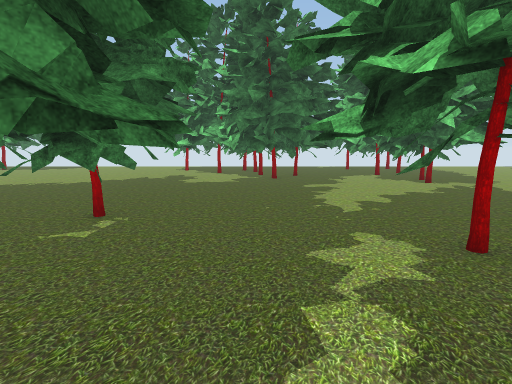
view 1 (above)

24 first-person views from a walk through a 3-D level made in the Unity game engine. The camera is 1.2 m above the floor, tilts 8° down and sees 80° across. Doors are open. The floor is counted in squares, 1 m on a side. Each view is taken from the middle of a square. On the plan, view 1 faces up. The plan holds only what a view shows up to about 13 squares ahead; the rest is blank. The place goes on beyond the plan. The player is left out. Some surface patterns are stand-ins.

view 2
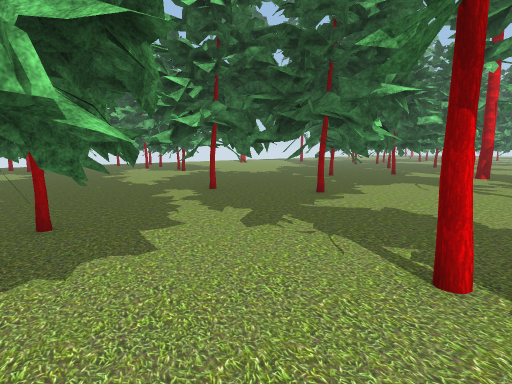

view 3
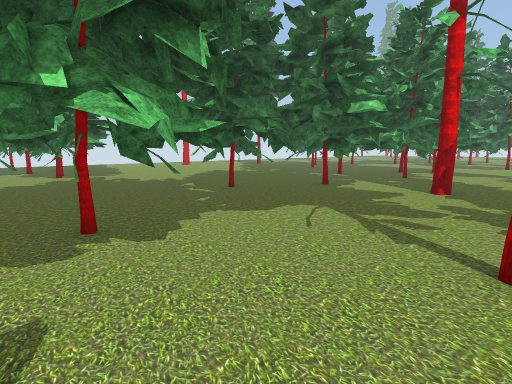

view 4
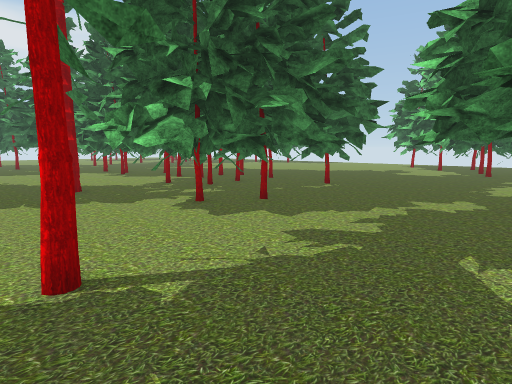

view 5
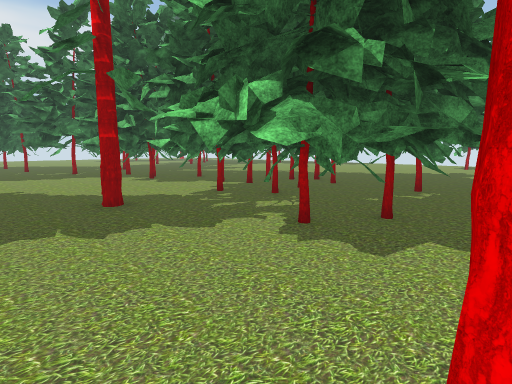

view 6
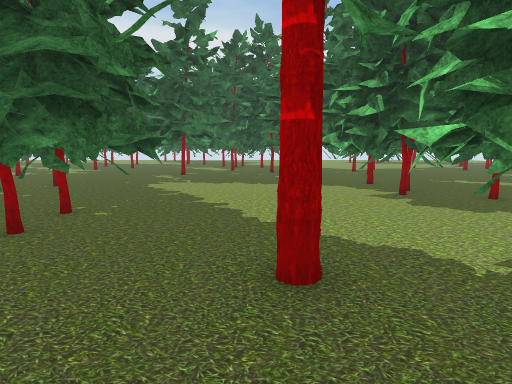

view 7
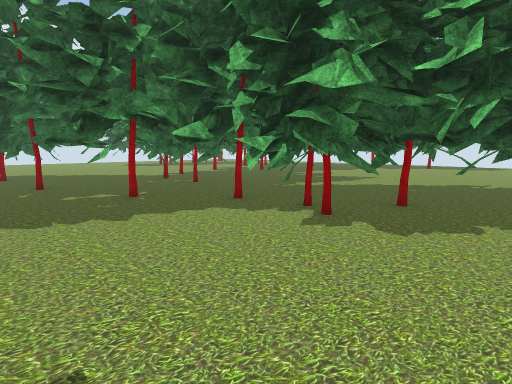

view 8
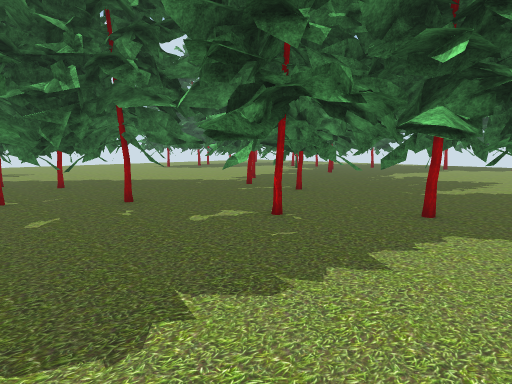

view 9
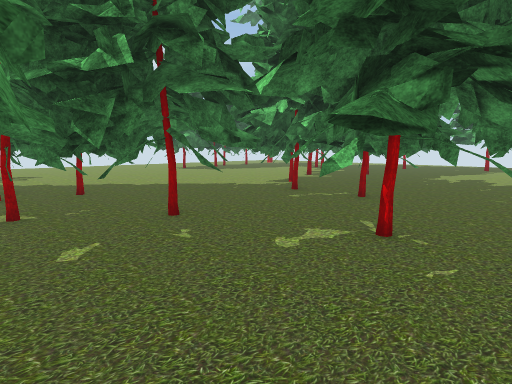

view 10
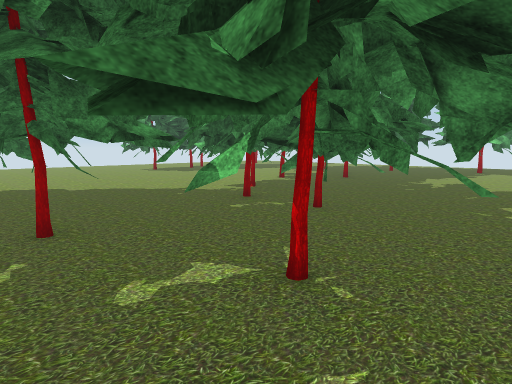

view 11
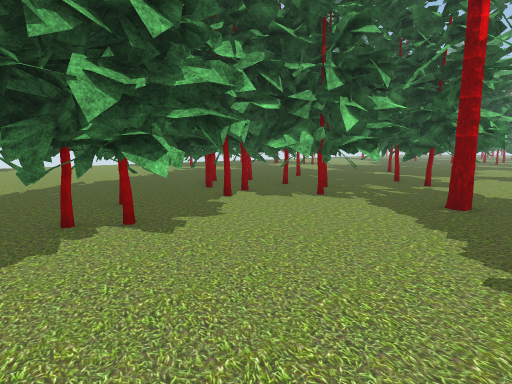

view 12
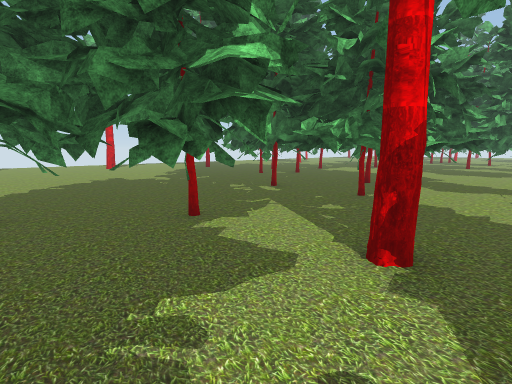

view 13
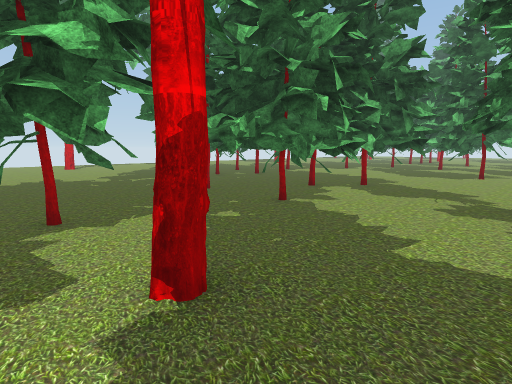

view 14
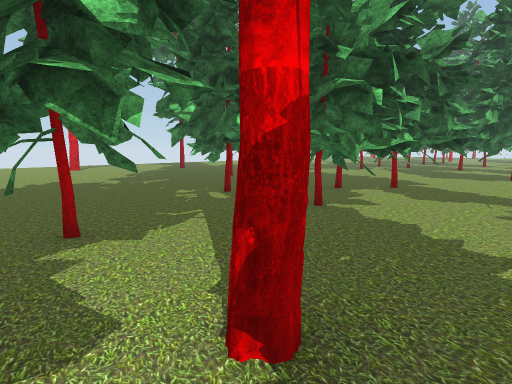

view 15
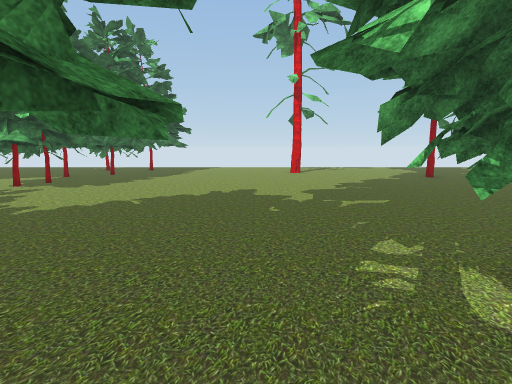

view 16
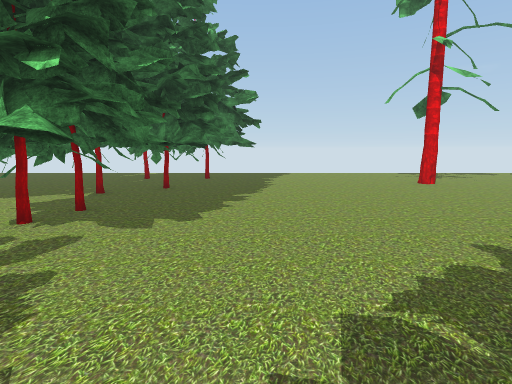

view 17
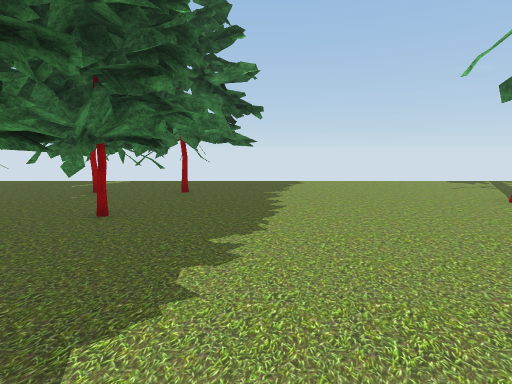

view 18
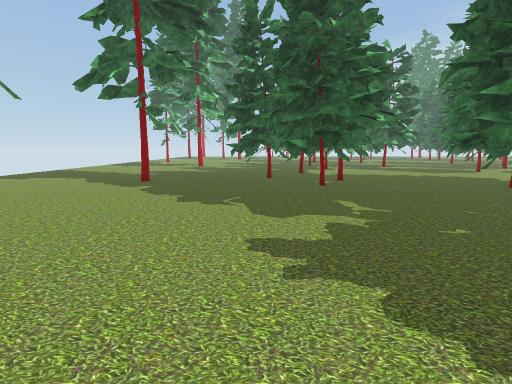

view 19
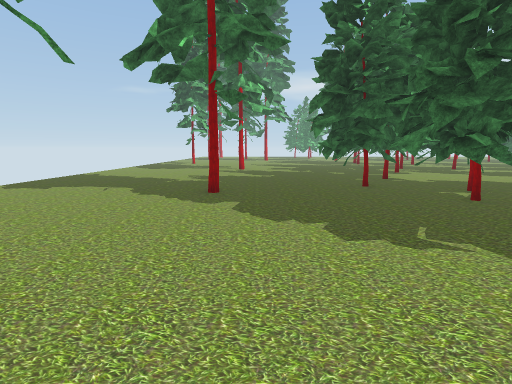

view 20
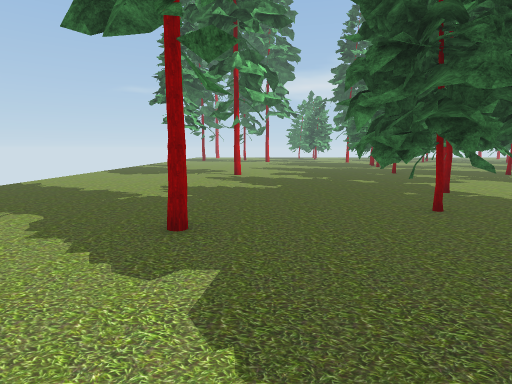

view 21
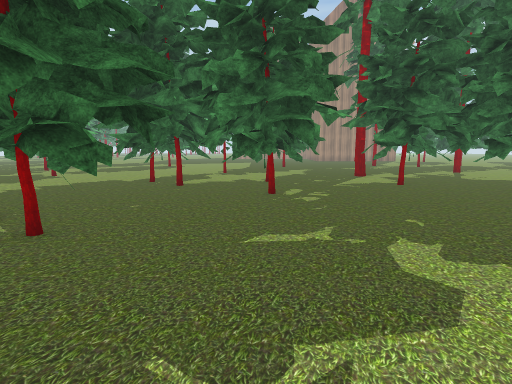

view 22
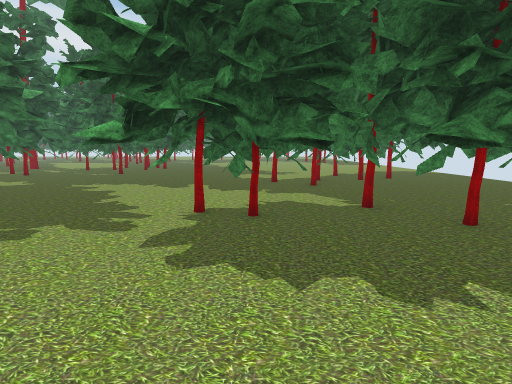

view 23
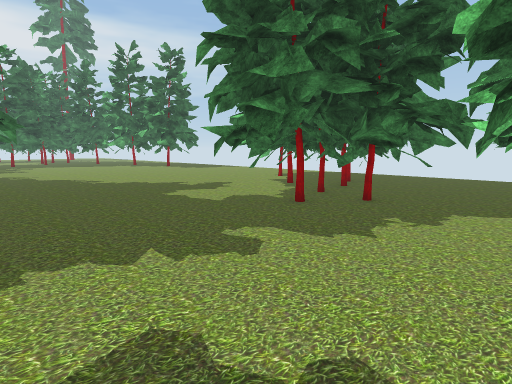

view 24
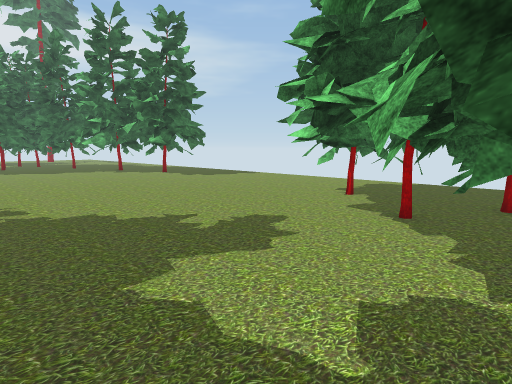

### Floor plan
Key: @ floor where view 1 was taken; # wall or solid block; . floor; T thing the floor can be seen under or through.
Columns run from 22 left of view 1 to 28 right of it. Each row starts with its distance up from view 1.
 21                ..........................   .......
 20               ...............  ..........  ........
 19              ....######...TTTTTT#..................
 18             .....##  ###.. T TTT...................
 17            ......##   ##.. T  T.......#............
 16           ........##   #T..T  TT...................
 15          .........#### #TTTT  TT...................
 14         ............##        T....................
 13     .................##       #....................
 12    ..................#######  #....................
 11    ...................###.#####.............###....
 10    .........................###............#### ...
  9   .......................................######
  8  ............. T ........................#########
  7  ............  T T  .....................##### #
  6  #...........      TT......................###.#. #
  5 ##TTT.... TTT#     TT.......... T.....## ........ #
  4    TTT.TTTT         T..TT.T... TTT....###.......  #
  3 ### TTTTT           ##.TTTT...TTTT.T..######....
  2 .#        TTTT#     ##..TTT...TTTTTT..######....
  1 ..T    TTTTT..##    ##...TTTT...TTTT.########....
  0 .TTT TTTT.....########@...TTT....TT..########...#.
 -1 TTTTTTT...........###....TTT..........##..###..###
 -2    T...........#...#..............#............ ##
 -3    #..................#.................##......#
 -4    ###.....#####.......... ..#.. . .....

Positions as (right, up) in squares from view 1, and headings:
1: (0, 0), facing up
2: (-3, -4), facing up-right
3: (3, -4), facing up-right
4: (3, -4), facing up-left
5: (0, -4), facing up-left
6: (-4, -2), facing left
7: (-9, -3), facing up-left
8: (-13, -4), facing up-left
9: (-15, -4), facing up-left
10: (-15, -2), facing up-left
11: (-14, -3), facing up-right
12: (9, -3), facing up-right
13: (11, -4), facing up-right
14: (11, -3), facing up-right
15: (14, 1), facing up
16: (10, 6), facing up
17: (10, 10), facing up
18: (10, 10), facing right
19: (13, 13), facing right
20: (17, 13), facing right
21: (17, 12), facing down
22: (12, 12), facing left
23: (5, 7), facing up-left
24: (0, 10), facing up-left
